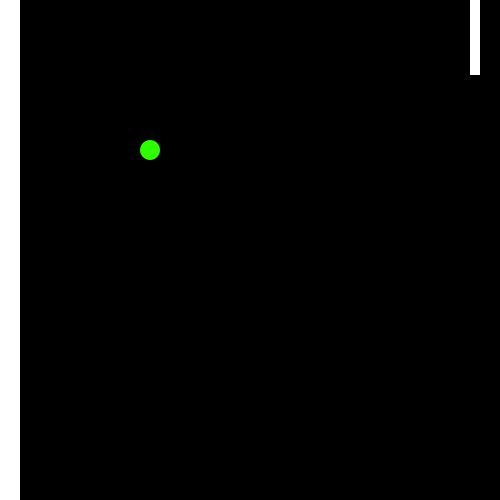
Frame 1 (no input)
Frame 60 (the mouse pressed at the canvas centre just before this capture): identical to frame 1, image omitted
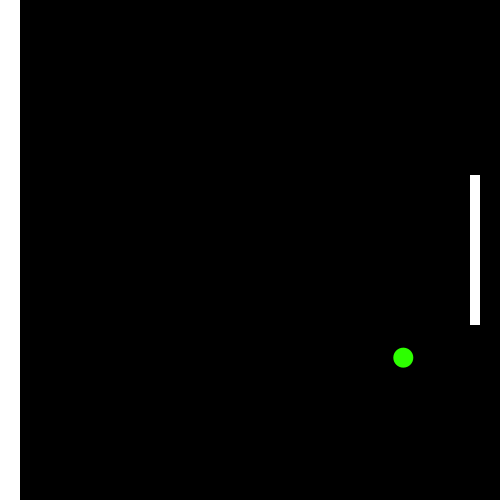
Frame 120 (the mouse held since frame 60 and released just before this capture)

The Processing sketch that drew these frames (run headless with seeded random() and noise(); from frame 60 on, the mouse is pressed at the canvas centre):

// Processing sketch: processing_129034
// ── processing_129034.pde

boolean gameStart = false;//Game doesnt start if mouse isnt pressed
 
float x = 150;
float y = 150;
float speedX = random(3, 5);
float speedY = random(3, 5);
int leftColor = 255;
int rightColor = 255;
int diam;
int rectSize = 150;
float diamHit;
 
 
void setup() {
  size(500, 500);// Define sketch window size
  noStroke();// No Stroke
  smooth();// Smooth animation
  ellipseMode(CENTER); // Ball
}
 
void draw() {
  background(0); // Set background to black
 
  fill(45, 255, 0);
  diam = 20;
  ellipse(x, y, diam, diam);
 
  fill(leftColor);
  rect(0, 0, 20, height);
  fill(rightColor);
  rect(width-30, mouseY-rectSize/2, 10, rectSize); // Pong bat
 
 
  if (gameStart) {
 
    x = x + speedX;
    y = y + speedY;
 
    // if ball hits movable bar, invert X direction and apply effects
    if ( x > width-30 && x < width -20 && y > mouseY-rectSize/2 && y < mouseY+rectSize/2 ) {
      speedX = speedX * -1;
      x = x + speedX;
      rightColor = 0;
      fill(45, 255, 0);
      diamHit = random(75,150);
      ellipse(x,y,diamHit,diamHit);
      rectSize = rectSize-05;
      rectSize = constrain(rectSize, 10,150);     
    }
 
    // if ball hits wall, change direction of X
    else if (x < 25) {
      speedX = speedX * -1.1;
      x = x + speedX;
      leftColor = 0;
    }
 
    else {    
      leftColor = 255;
      rightColor = 255;
    }
    // resets things if you lose
    if (x > width) {
      gameStart = false;
      x = 150;
      y = 150;
      speedX = random(3, 5);
      speedY = random(3, 5);
      rectSize = 150;
    }
 
 
    // if ball hits up or down, change direction of Y  
    if ( y > height || y < 0 ) {
      speedY = speedY * -1;
      y = y + speedY;
    }
  }
}
void mousePressed() {
  gameStart = !gameStart;
}
